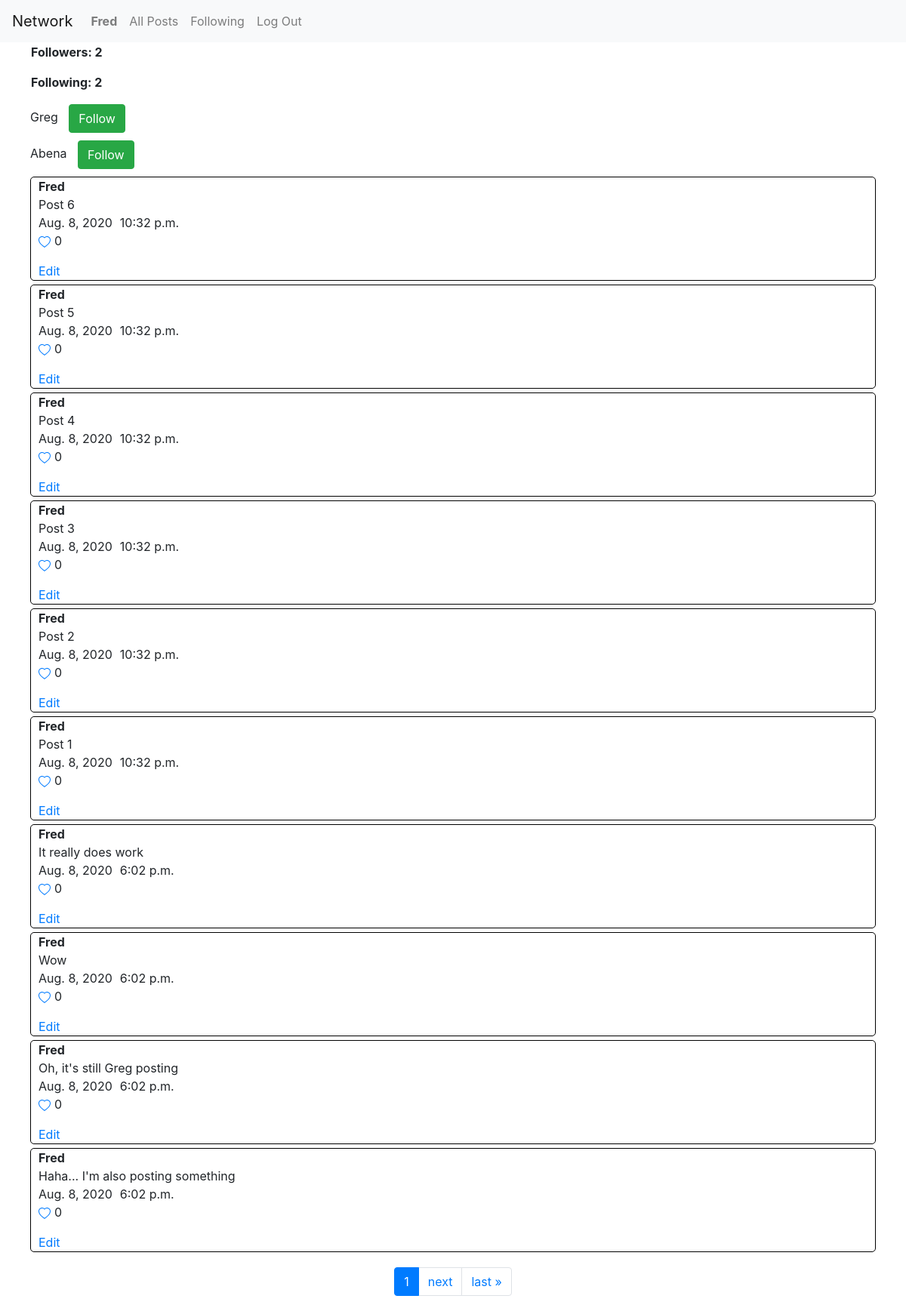
/profile (signed in), run on an earlier commit of the app's database.
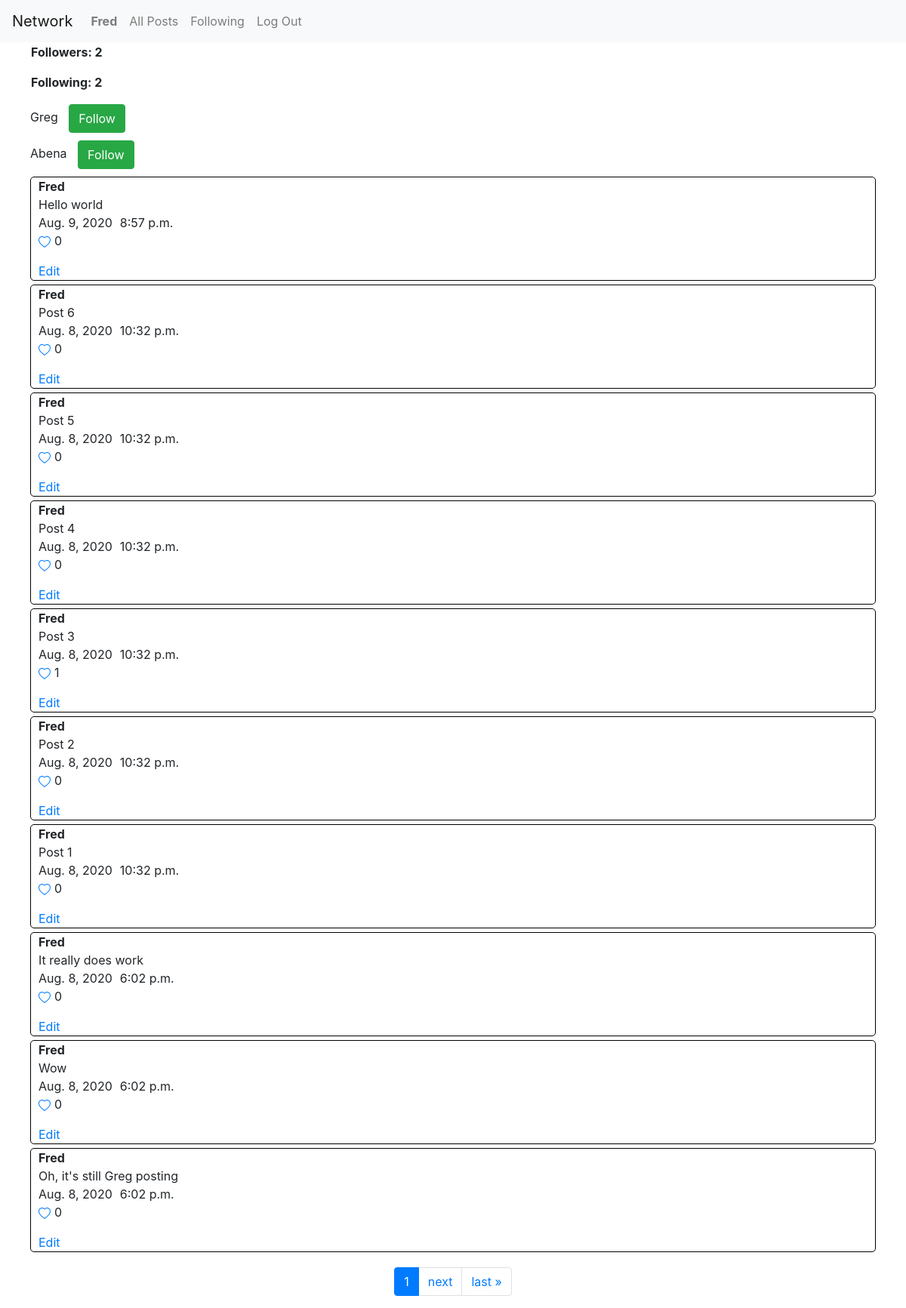
And on a later commit of the database.
### network/models.py (models this page shows, shortened)
class User(AbstractUser):
    pass

class Post(models.Model):
    user = models.ForeignKey(User, on_delete=models.CASCADE)
    post = models.CharField(max_length=1000)
    date = models.DateField()
    time = models.TimeField()

### network/views.py (the view)
# urls.py: path("profile", views.profile, name="profile"),
@login_required
def profile(request):
    user = User.objects.get(username=request.user)
    users = User.objects.exclude(username=request.user)
    posts = Post.objects.filter(user=user).order_by('-id')
    paginator = Paginator(posts, 10)
    page_number = request.GET.get('page')
    posts = paginator.get_page(page_number)
    return render(request, "network/profile.html", {
        "user":user,
        "posts":posts,
        "users":users
    })

### network/templates/network/profile.html (shortened to what this page needs)
{% extends "network/layout.html" %}
{% block body %}
    <div id="f-f">
        <p id="followers">Followers: {{ user.followers.count }}</p>
        <p id="following">Following: {{ user.following.count }}</p>
    </div>
    {% for u in users %}
        <div id="user">
            {{ u.username|title }}
            <button class="btn btn-success" onclick="window.location.href='/follow/{{ u.id }}'">Follow</button>
        </div>
    {% endfor %}
    <div class="post-main">
        {% for i in posts %}
            <div class="post-container">
                <div class="title-post">
                    <div class="title">{{ i.user|title }}</div>
                    <div class="post"> {{ i.post }} </div>
                </div>
                <div class="date-time">
                    <div class="date">{{ i.date }} </div>
                    <div class="time"> {{ i.time }} </div>
                </div>
                <div class="like">
                    <a class="like-link" id="like-{{ i.id }}" data-id="{{ i.id }}" href="#">
                    </a>
                    <p id="num-likes-{{ i.id }}" class="num-likes"> {{ i.likes.count}} </p>
                </div>
                <div class="edit">
                    {% if i.user == request.user %}
                        <a href="edit/{{ i.id }}">Edit</a>
                    {% endif %}
                </div>
            </div>
        {% endfor %}
    </div>
    <nav class="page-nav" aria-label="Page navigation example">
        <ul class="pagination">
                <li class="page-item active" aria-current="page">
                    <a class="page-link" href="?page={{ posts.number }}">{{ posts.number }} <span class="sr-only">(current)</span></a>
                </li>
            {% if posts.has_next %}
                <li class="page-item"><a class="page-link" href="?page={{ posts.next_page_number }}">next</a></li>
                <li class="page-item"><a class="page-link" href="?page={{ posts.paginator.num_pages }}">last &raquo;</a></li>
            {% endif %}
        </ul>
    </nav>
{% endblock %}

What changed in the data, as far as the page shows it:
no longer on this page (row unchanged): Post: user "Fred", post "Haha... I'm also posting something", date "Aug. 8, 2020", time "6:02 p.m.", likes.count "0"
added Post: user "Fred", post "Hello world", date "Aug. 9, 2020", time "8:57 p.m.", likes.count "0"
computed for Post "Post 3": likes.count "0" → "1"
